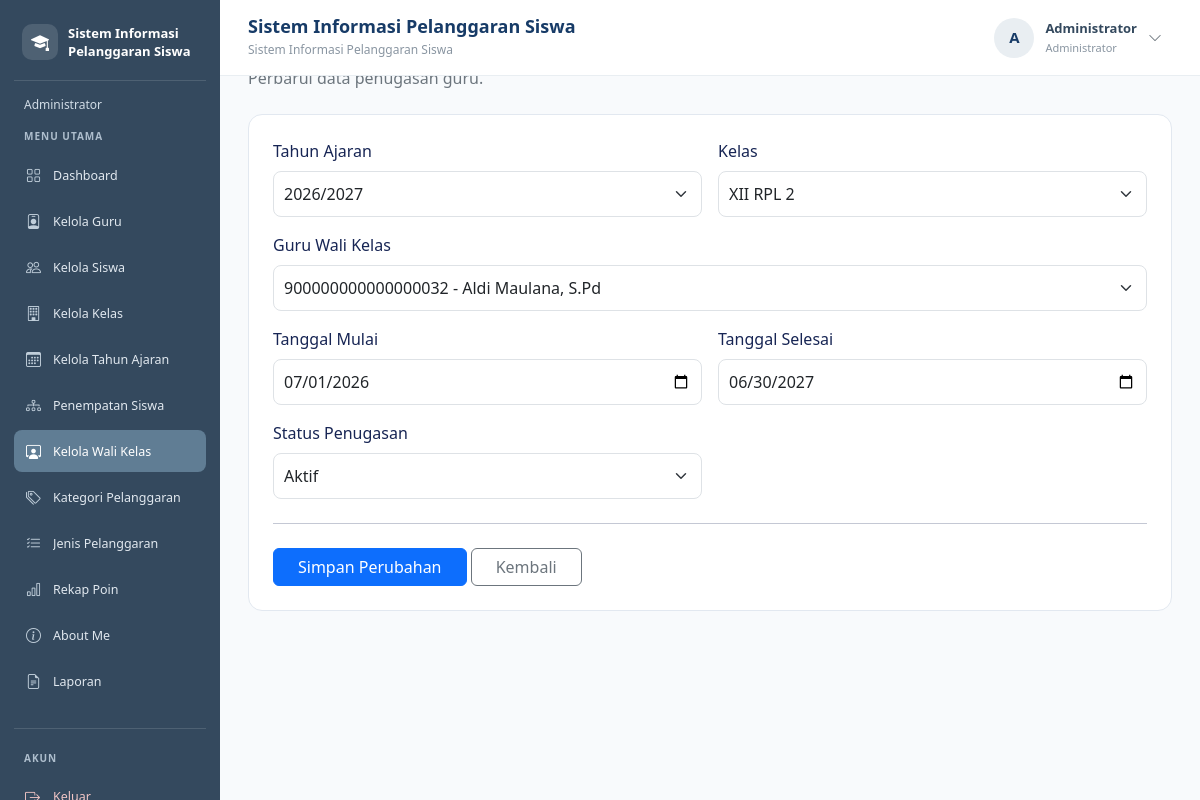
/edit_wali_kelas.php?id=1 (signed in), run on the app's committed database.
### tables this page shows
CREATE TABLE `t_wali_kelas` (
  `id` int(11) NOT NULL,
  `tahun_ajaran_id` int(11) NOT NULL,
  `kelas_id` int(11) NOT NULL,
  `guru_id` int(11) NOT NULL,
  `tanggal_mulai` date NOT NULL,
  `tanggal_selesai` date NOT NULL,
  `status_aktif` tinyint(1) NOT NULL,
  `created_at` timestamp NOT NULL DEFAULT current_timestamp(),
  `updated_at` timestamp NOT NULL DEFAULT current_timestamp()
);

CREATE TABLE `t_tahun_ajaran` (
  `id` int(11) NOT NULL,
  `nama` varchar(20) NOT NULL,
  `tanggal_mulai` date NOT NULL,
  `tanggal_selesai` date NOT NULL,
  `status_aktif` tinyint(1) NOT NULL,
  `created_at` timestamp NULL DEFAULT current_timestamp(),
  `updated_at` timestamp NULL DEFAULT current_timestamp()
);

CREATE TABLE `t_kelas` (
  `id` int(11) NOT NULL,
  `nama` varchar(100) NOT NULL,
  `tingkat` varchar(20) NOT NULL,
  `jurusan` varchar(100) NOT NULL,
  `status_aktif` tinyint(1) NOT NULL,
  `created_at` timestamp NULL DEFAULT current_timestamp(),
  `updated_at` timestamp NULL DEFAULT current_timestamp()
);

CREATE TABLE `t_guru` (
  `id` int(11) NOT NULL,
  `nip` varchar(30) NOT NULL,
  `nama` varchar(150) NOT NULL,
  `email` varchar(150) NOT NULL,
  `status_aktif` tinyint(1) NOT NULL,
  `user_id` int(11) NOT NULL,
  `created_at` timestamp NOT NULL DEFAULT current_timestamp(),
  `updated_at` timestamp NOT NULL DEFAULT current_timestamp()
);

### edit_wali_kelas.php (the view, shortened to what this page needs)
<?php
include "config/koneksi.php";
$id = (int) ($_GET['id'] ?? 0);
$stmt = mysqli_prepare($koneksi, "SELECT * FROM t_wali_kelas WHERE id = ?");
mysqli_stmt_bind_param($stmt, "i", $id);
mysqli_stmt_execute($stmt);
$data = mysqli_fetch_assoc(mysqli_stmt_get_result($stmt));
$guruList = mysqli_query($koneksi, "SELECT id, nip, nama FROM t_guru WHERE status_aktif = 1 ORDER BY nama");
$kelasList = mysqli_query($koneksi, "SELECT id, nama FROM t_kelas WHERE status_aktif = 1 ORDER BY nama");
$tahunList = mysqli_query($koneksi, "SELECT id, nama FROM t_tahun_ajaran WHERE status_aktif = 1 ORDER BY id DESC");
?>
<!DOCTYPE html>
<html lang="id">
<head>
    <link href="https://cdn.jsdelivr.net/npm/bootstrap@5.3.8/dist/css/bootstrap.min.css" rel="stylesheet">
</head>
<body>
<?php include "includes/sidebar.php"; ?>
<?php include "includes/navbar.php"; ?>
<main class="konten">
    <h3 class="fw-bold mb-1">Edit Penugasan Wali Kelas</h3>
    <p class="text-secondary mb-4">Perbarui data penugasan guru.</p>
    <div class="kartu">
        <form method="POST">
            <div class="row g-3">
                <div class="col-md-6">
                    <label class="form-label">Tahun Ajaran</label>
                    <select name="tahun_ajaran_id" class="form-select" required>
                        <?php while ($t = mysqli_fetch_assoc($tahunList)): ?>
                            <option value="<?= $t['id'] ?>"
                                <?= $data['tahun_ajaran_id'] == $t['id'] ? 'selected' : '' ?>>
                                <?= htmlspecialchars($t['nama']) ?>
                            </option>
                        <?php endwhile; ?>
                    </select>
                </div>
                <div class="col-md-6">
                    <label class="form-label">Kelas</label>
                    <select name="kelas_id" class="form-select" required>
                        <?php while ($k = mysqli_fetch_assoc($kelasList)): ?>
                            <option value="<?= $k['id'] ?>"
                                <?= $data['kelas_id'] == $k['id'] ? 'selected' : '' ?>>
                                <?= htmlspecialchars($k['nama']) ?>
                            </option>
                        <?php endwhile; ?>
                    </select>
                </div>
                <div class="col-12">
                    <label class="form-label">Guru Wali Kelas</label>
                    <select name="guru_id" class="form-select" required>
                        <?php while ($g = mysqli_fetch_assoc($guruList)): ?>
                            <option value="<?= $g['id'] ?>"
                                <?= $data['guru_id'] == $g['id'] ? 'selected' : '' ?>>
                                <?= htmlspecialchars($g['nip'] . ' - ' . $g['nama']) ?>
                            </option>
                        <?php endwhile; ?>
                    </select>
                </div>
                <div class="col-md-6">
                    <label class="form-label">Tanggal Mulai</label>
                    <input type="date" name="tanggal_mulai" class="form-control"
                        value="<?= htmlspecialchars($data['tanggal_mulai']) ?>" required>
                </div>
                <div class="col-md-6">
                    <label class="form-label">Tanggal Selesai</label>
                    <input type="date" name="tanggal_selesai" class="form-control"
                        value="<?= htmlspecialchars($data['tanggal_selesai']) ?>" required>
                </div>
                <div class="col-md-6">
                    <label class="form-label">Status Penugasan</label>
                    <select name="status_aktif" class="form-select" required>
                        <option value="1" <?= $data['status_aktif'] == 1 ? 'selected' : '' ?>>Aktif</option>
                    </select>
                </div>
            </div>
            <hr class="my-4">
            <button type="submit" class="btn btn-primary px-4">Simpan Perubahan</button>
            <a href="wali_kelas.php" class="btn btn-outline-secondary px-4">Kembali</a>
        </form>
    </div>
</main>
</body>
</html>

### edit_wali_kelas.php (style rules this page uses)
body { margin: 0; background: #f8fafc; color: #172554; }
.konten { margin-left: 220px; width: calc(100% - 220px); padding: 28px; }
.kartu { background: white; border: 1px solid #e2e8f0; border-radius: 14px; padding: 24px; }
.form-control, .form-select { padding: 10px; border-radius: 8px; }

### data on the page
t_wali_kelas: tahun_ajaran_id "2026/2027", kelas_id "XII RPL 2", guru_id "900000000000000032 - Aldi Maulana, S.Pd", tanggal_mulai "07/01/2026", tanggal_selesai "06/30/2027", status_aktif "Aktif"

### other printed values
$labelRole "Administrator"
$menu[0] "Dashboard"
$menu[0] "Kelola Guru"
$menu[0] "Kelola Siswa"
$menu[0] "Kelola Kelas"
$menu[0] "Kelola Tahun Ajaran"
$menu[0] "Penempatan Siswa"
$menu[0] "Kelola Wali Kelas"
$menu[0] "Kategori Pelanggaran"
$menu[0] "Jenis Pelanggaran"
$menu[0] "Rekap Poin"
$menu[0] "About Me"
$menu[0] "Laporan"
$judulNavbar "Sistem Informasi Pelanggaran Siswa"
$inisial "A"
